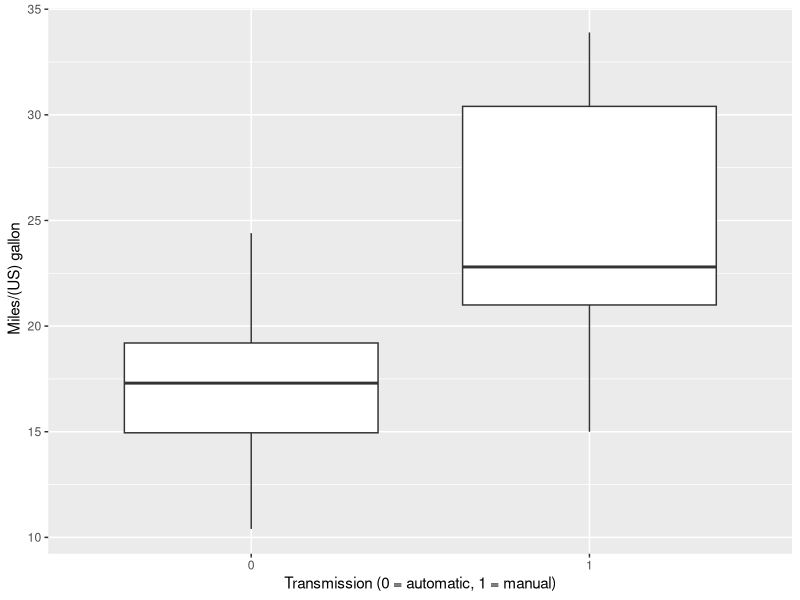
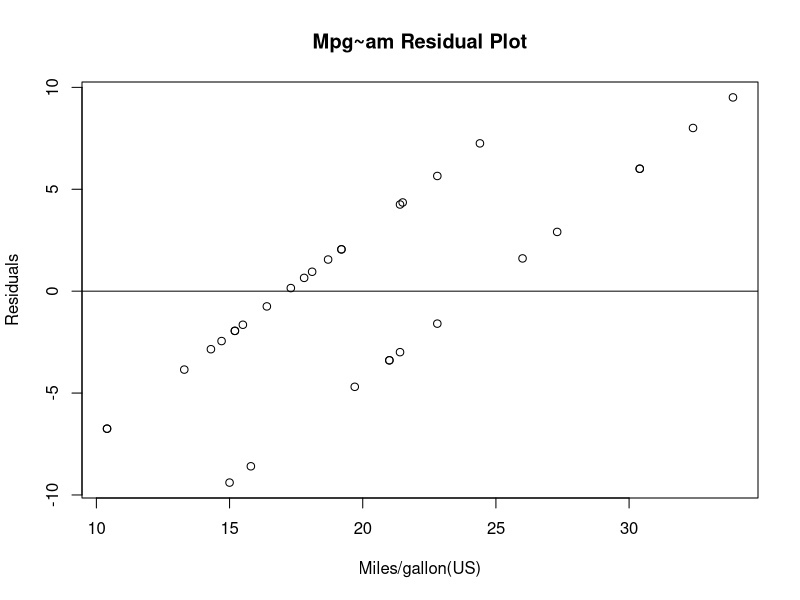
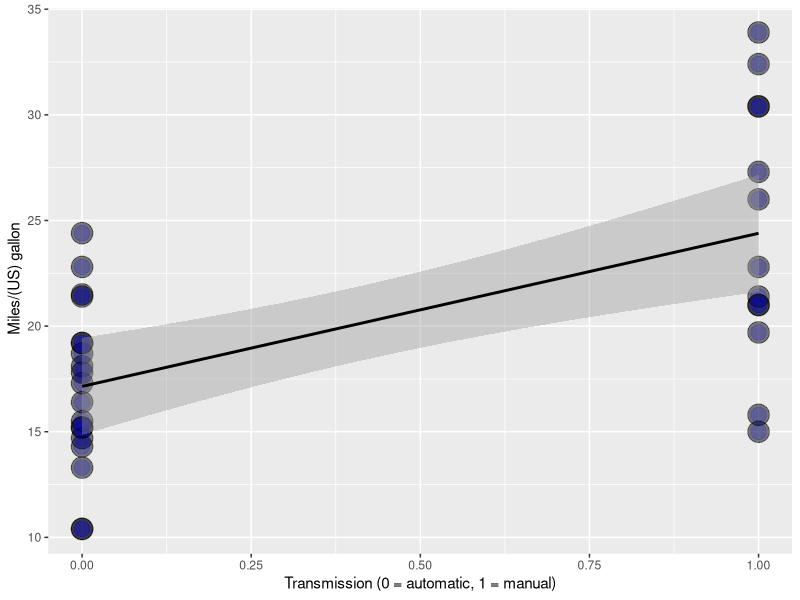
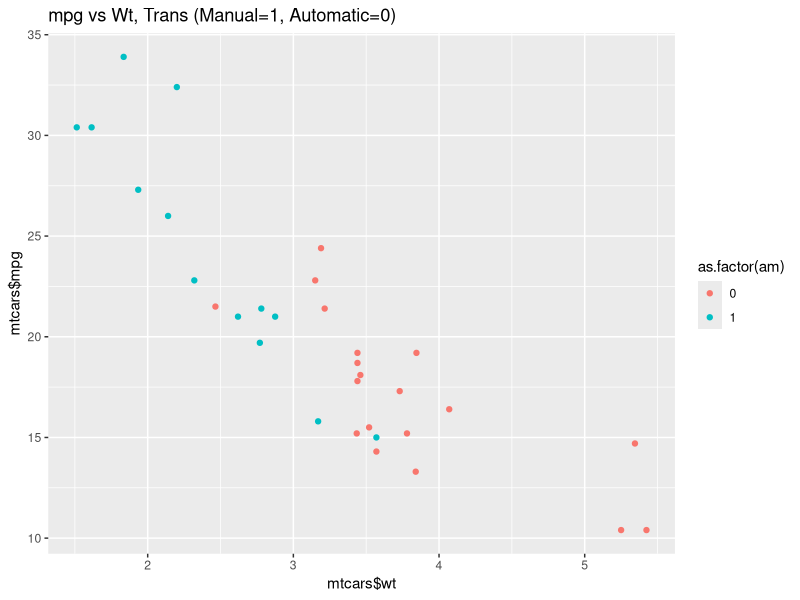

The R script that drew these images, in order:
## ---- chunk 1
knitr::opts_chunk$set(echo = TRUE)
rm(list=ls())
## ---- chunk 2

y <- mtcars$mpg
x <- mtcars$am
# check for nas 
sapply(mtcars,function(x) sum(is.na(x)))
sapply(mtcars, function(x) length(unique(x)))
## ---- chunk 3
fit1 <- lm(mpg ~ am , data= mtcars)
summary(fit1)

e <- resid(fit1)
## ---- chunk 4
library(ggplot2)
g = ggplot(mtcars, aes(x=factor(am), y=mpg)) + geom_boxplot()
g = g + ylab(" Miles/(US) gallon")
g = g + xlab("Transmission (0 = automatic, 1 = manual)")
g
## ---- chunk 5
plot(mtcars$mpg, e,
     ylab = "Residuals", xlab = "Miles/gallon(US)",
     main = "Mpg~am Residual Plot")
abline(0,0)

g2 = ggplot(mtcars, aes(x = am, y = mpg))
g2 = g2 + ylab(" Miles/(US) gallon")
g2 = g2 + xlab("Transmission (0 = automatic, 1 = manual)")
g2 = g2 + geom_point(size = 7, colour = "black", alpha=0.5)
g2 = g2 + geom_point(size = 5, colour = "blue", alpha=0.2)
g2 = g2 + geom_smooth(method = "lm", colour = "black")
g2
## ---- chunk 6
fit2 <- lm(mpg ~ ., data = mtcars)
summary(fit2)

## ---- chunk 7
# Plot 

#plot(wt, mpg,data=mtcars, main="Weight and mpg", 
#  	xlab="Car Weight ", ylab="Miles Per Gallon ", pch=19)
#fitwt  <- lm(mpg~wt,mtcars)
#abline(fitwt)

cormat <- cor(mtcars)



fitwtam <- lm(mpg ~ wt*am, data = mtcars)

Predicted  <- predict(fitwtam, mtcars)

mydf = cbind(mtcars, Predicted)

qplot(mtcars$wt, mtcars$mpg, colour = as.factor(am), main = "mpg vs Wt, Trans (Manual=1, Automatic=0)",
   data = mtcars)

## ---- chunk 8

fitwtam <- lm(mpg~am*wt, mtcars)
summary(fitwtam)

fitwt <- lm(mpg~wt, mtcars)
summary(fitwt)
